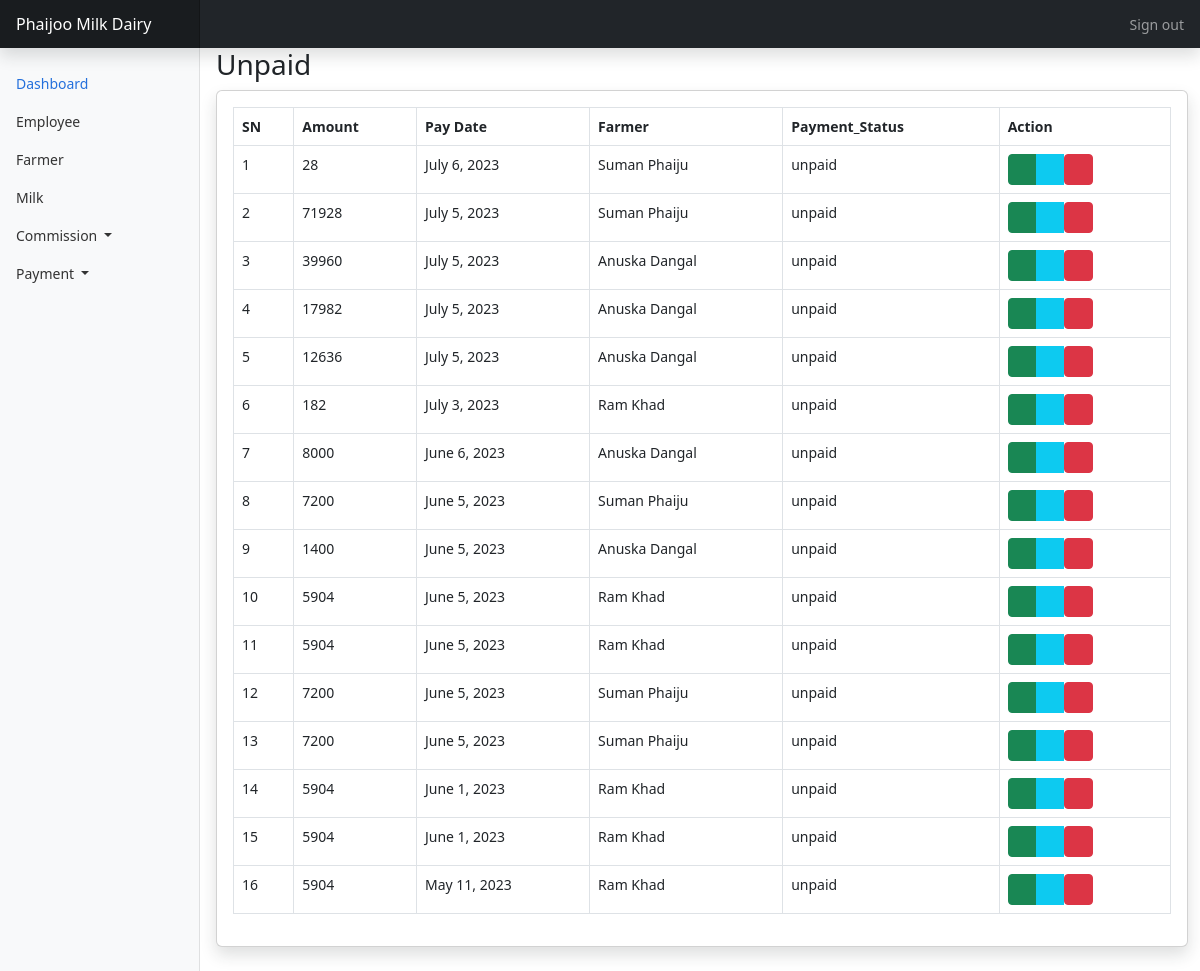
Screenshot of /dashboard/payments/unpaid (signed in) with the database file from the repository.
### dashboard/models.py (models this page shows, shortened)
class Payment(models.Model):
    amt = models.PositiveIntegerField()
    payment_date = models.DateField()
    status = models.CharField(max_length=10, choices=[('unpaid', 'Unpaid'), ('paid', 'Paid')], default='unpaid')
    emp_id = models.ForeignKey(
        EmployeeProfile,
        on_delete=models.CASCADE,
        related_name="payment",
        blank=True,
        null=True,
    )
    admin_id = models.ForeignKey(
        User,
        on_delete=models.CASCADE,
        related_name="payment_admin",
        blank=True,
        null=True
    )
    farmer_id = models.ForeignKey(
        FarmerProfile,
        on_delete=models.CASCADE,
        related_name="payment_farmer",
        blank=True,
        null=True
    )
    class Meta:
        verbose_name = "Payment"
        verbose_name_plural = "Payments"
        ordering = ("id",)

### user/models.py (models this page shows)
class FarmerProfile(models.Model):
    user = models.OneToOneField(
        User, on_delete=models.CASCADE, related_name="farmer", null=True
    )
    farmer_name = models.CharField(max_length=50)
    farmer_pwd = models.CharField(max_length=50)
    farmer_email = models.CharField(max_length=50)
    farmer_address = models.CharField(max_length=100)
    farmer_contact = models.PositiveBigIntegerField()
    admin_id = models.ForeignKey(
        User, on_delete=models.CASCADE, related_name="admin_farmer", blank=False
    )
    is_active = models.BooleanField(default=True)
    class Meta:
        verbose_name = "Farmer"
        verbose_name_plural = "Farmers"
        ordering = ("id",)
    def __str__(self):
        return self.farmer_name

### dashboard/views.py (the view)
# urls.py: path("payments/unpaid", views.unpaidListView, name="payments-unpaid"),
@login_required(login_url="/dashboard/accounts/login")
def unpaidListView(request):
    payments = Payment.objects.filter(status='unpaid').order_by('-payment_date')
    return render(request, "dashboard/payments/unpaid.html", {"payments": payments})

### dashboard/templates/dashboard/payments/unpaid.html (shortened to what this page needs)
{% extends 'dashboard/base.html' %}
{% block main %}
                <h1 class="h3 mb-2 text-gray-800">Unpaid</h1>
                <div class="card shadow mb-4">
                    <div class="card-body">
                        <div class="table-responsive">
                            <table class="table table-bordered" id="dataTable" width="100%" cellspacing="0">
                                <thead>
                                    <tr>
                                        <th>SN</th>
                                        <th>Amount</th>
                                        <th>Pay Date</th>
                                        <th>Farmer</th>
                                        <th>Payment_Status</th>
                                        <th>Action</th>
                                    </tr>
                                </thead>
                                <tbody>
                                    {% for payment in payments %}
                                    <tr>
                                        <td>{{ forloop.counter }}</td>
                                        <td>{{ payment.amt }}</td>
                                        <td>{{ payment.payment_date }}</td>
                                        <td>{{ payment.farmer_id }}</td>
                                        <td>{{ payment.status }}</td>
                                        <td>
                                            <div class="btn-group" role="group">
                                                <a href="{%  url 'dashboard:payments-paid' payment.pk %}" class="btn btn-success btn-sm ml-2 pay-link">
                                                    <i class="fas fa-money-check-alt"></i>
                                                </a>
                                                <a href="{% url 'dashboard:payments-update' payment.pk %}" class="btn btn-info btn-sm ml-2">
                                                    <i class="fas fa-pen"></i>
                                                </a>
                                                {% if not payment.non_deletetable %}
                                                <form action="{% url 'dashboard:payments-delete' payment.pk %}"  method="post">
                                                    <button class="btn btn-danger btn-sm delete-link ml-2" data-tooltip="tooltip" title="Delete">
                                                        <i class="far fa-trash-alt"></i>
                                                    </button>
                                                </form>
                                                {% endif %}
                                            </div>
                                        </td>
                                    </tr>
                                    {% endfor %}
                                </tbody>
                            </table>
                        </div>
                    </div>
                </div>
{% endblock main %}

### dashboard/static/dashboard/css/dashboard.css (style rules this page uses)
body { font-size: .875rem; }

### rows the page displays
Payment: amt "28", payment_date "July 6, 2023", farmer_id "Suman Phaiju", status "unpaid"
Payment: amt "71928", payment_date "July 5, 2023", farmer_id "Suman Phaiju", status "unpaid"
Payment: amt "39960", payment_date "July 5, 2023", farmer_id "Anuska Dangal", status "unpaid"
Payment: amt "17982", payment_date "July 5, 2023", farmer_id "Anuska Dangal", status "unpaid"
Payment: amt "12636", payment_date "July 5, 2023", farmer_id "Anuska Dangal", status "unpaid"
Payment: amt "182", payment_date "July 3, 2023", farmer_id "Ram Khad", status "unpaid"
Payment: amt "8000", payment_date "June 6, 2023", farmer_id "Anuska Dangal", status "unpaid"
Payment: amt "7200", payment_date "June 5, 2023", farmer_id "Suman Phaiju", status "unpaid"
Payment: amt "1400", payment_date "June 5, 2023", farmer_id "Anuska Dangal", status "unpaid"
Payment: amt "5904", payment_date "June 5, 2023", farmer_id "Ram Khad", status "unpaid"
Payment: amt "5904", payment_date "June 5, 2023", farmer_id "Ram Khad", status "unpaid"
Payment: amt "7200", payment_date "June 5, 2023", farmer_id "Suman Phaiju", status "unpaid"
Payment: amt "7200", payment_date "June 5, 2023", farmer_id "Suman Phaiju", status "unpaid"
Payment: amt "5904", payment_date "June 1, 2023", farmer_id "Ram Khad", status "unpaid"
Payment: amt "5904", payment_date "June 1, 2023", farmer_id "Ram Khad", status "unpaid"
Payment: amt "5904", payment_date "May 11, 2023", farmer_id "Ram Khad", status "unpaid"
